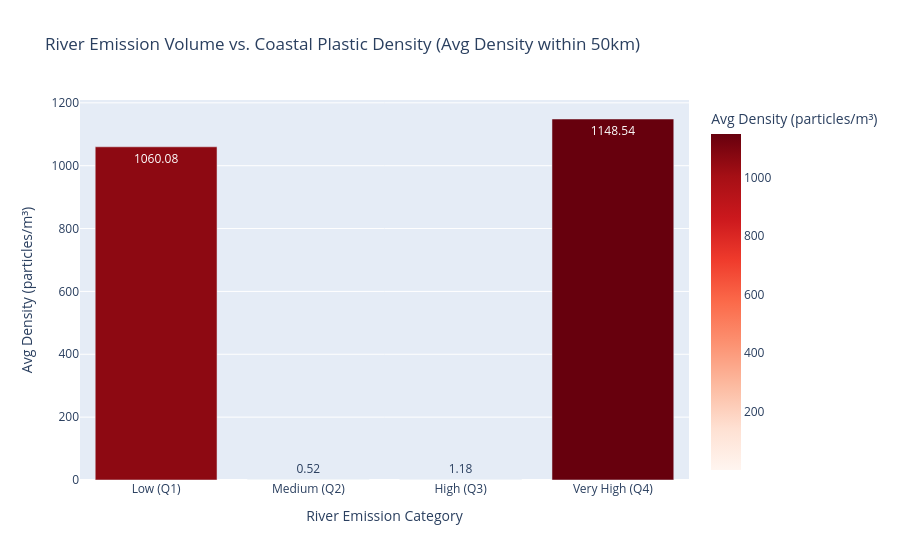
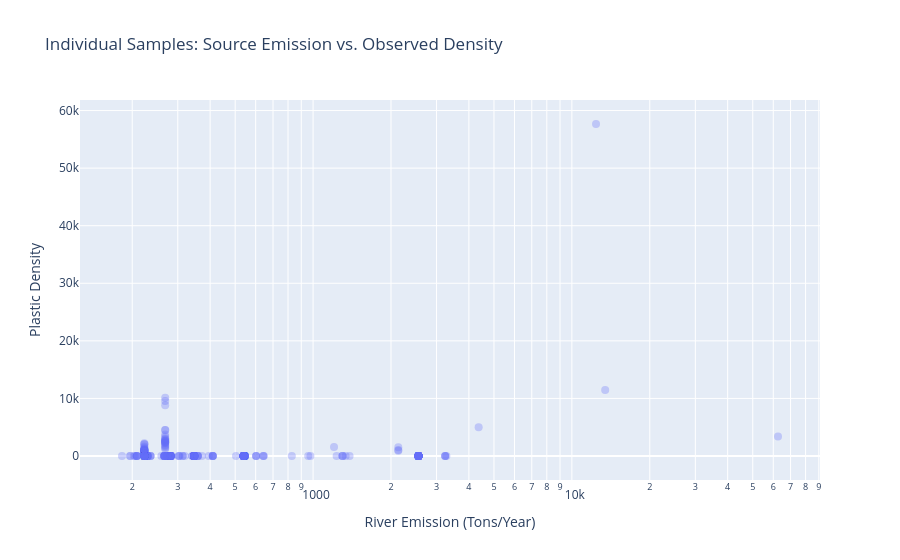

Notebook code for these charts, in order:
### Markdown cell above
### Bivariate analysis: source volume vs accumulation zone.

### Code cell
# 1. Load Data
print("Loading Emission Points (Top 1000)...")
emission_df = pd.read_sql("""
    SELECT lat, lon, emission_tons_year 
    FROM emission_points 
    ORDER BY emission_tons_year DESC 
    LIMIT 1000
""", engine)

print("Loading Plastic Samples...")
plastic_df = pd.read_sql("SELECT lat, lng, concentration FROM observed_plastic WHERE concentration > 0", engine)

# 2. Calculate Distance to Nearest River (Vectorized)
print("Calculating distances (this takes a moment)...")
R = 6371.0
rivers_rad = np.radians(emission_df[['lat', 'lon']].values)
plastic_rad = np.radians(plastic_df[['lat', 'lng']].values)

dlat = plastic_rad[:, None, 0] - rivers_rad[None, :, 0]
dlon = plastic_rad[:, None, 1] - rivers_rad[None, :, 1]
a = np.sin(dlat/2.0)**2 + np.cos(plastic_rad[:, None, 0]) * np.cos(rivers_rad[None, :, 0]) * np.sin(dlon/2.0)**2
c = 2 * np.arcsin(np.sqrt(a))
distances = R * c
min_dist = distances.min(axis=1)

plastic_df['dist_to_nearest_major_river'] = min_dist

# 3. Filter: Only plastic within 50km (Coastal Accumulation)
threshold = 50
coastal_plastic = plastic_df[plastic_df['dist_to_nearest_major_river'] <= threshold].copy()

if len(coastal_plastic) == 0:
    print(f"⚠️ No samples found within {threshold}km. Expanding to 200km...")
    threshold = 200
    coastal_plastic = plastic_df[plastic_df['dist_to_nearest_major_river'] <= threshold].copy()

print(f"Analyzing {len(coastal_plastic)} samples within {threshold}km of top 1000 rivers.")

# 4. Link Plastic to Nearest River's Emission Volume
min_indices = distances.argmin(axis=1)
# Map indices only for the filtered dataframe
filtered_indices = plastic_df.index.isin(coastal_plastic.index)
# We need to re-calculate min_indices for the filtered set to match the emission_df
# Actually, we can just use the global min_indices and filter them
coastal_plastic['nearest_river_idx'] = min_indices[filtered_indices]

emission_volumes = emission_df['emission_tons_year'].values
coastal_plastic['source_emission'] = emission_volumes[coastal_plastic['nearest_river_idx']]

# 5. Bin Emissions
coastal_plastic['emission_bin'] = pd.qcut(coastal_plastic['source_emission'], q=4, labels=['Low (Q1)', 'Medium (Q2)', 'High (Q3)', 'Very High (Q4)'])

# 6. Aggregate
summary = coastal_plastic.groupby('emission_bin', observed=True).agg(
    sample_count=('concentration', 'count'),
    avg_density=('concentration', 'mean'),
    max_density=('concentration', 'max'),
    avg_emission=('source_emission', 'mean')
).reset_index()

print("\n📊 Bivariate Analysis Summary:")
print(summary.to_string(index=False))

# 7. Visualization 1: Bar Chart
fig = px.bar(
    summary,
    x='emission_bin',
    y='avg_density',
    title=f'River Emission Volume vs. Coastal Plastic Density\n(Avg Density within {threshold}km)',
    labels={'emission_bin': 'River Emission Category', 'avg_density': 'Avg Density (particles/m³)'},
    color='avg_density',
    color_continuous_scale='Reds',
    text_auto='.2f'
)
fig.update_layout(showlegend=False)
fig.show()

# 8. Visualization 2: Scatter Plot 
if len(coastal_plastic) < 5000:
    fig2 = px.scatter(
        coastal_plastic,
        x='source_emission',
        y='concentration',
        title='Individual Samples: Source Emission vs. Observed Density',
        labels={'source_emission': 'River Emission (Tons/Year)', 'concentration': 'Plastic Density'},
        opacity=0.3,
        # trendline='ols'  <-- REMOVED THIS LINE
        log_x=True # Use log scale for X because emission ranges are huge
    )
    fig2.update_traces(marker=dict(size=8))
    fig2.show()
else:
    print("Skipping scatter plot (too many points).")

### Figure 1 — Plotly figure (JSON) as saved in the notebook; plotly's stock layout.template omitted (floating-point values rounded to 4 significant figures)
{"data": [{"hovertemplate": "River Emission Category=%{x}<br>Avg Density (particles/m³)=%{marker.color}<extra></extra>", "legendgroup": "", "marker": {"color": [1060.0, 0.5221, 1.181, 1149.0], "coloraxis": "coloraxis", "pattern": {"shape": ""}}, "name": "", "orientation": "v", "showlegend": false, "textposition": "auto", "texttemplate": "%{y:.2f}", "type": "bar", "x": ["Low (Q1)", "Medium (Q2)", "High (Q3)", "Very High (Q4)"], "xaxis": "x", "y": [1060.0, 0.5221, 1.181, 1149.0], "yaxis": "y"}], "layout": {"barmode": "relative", "coloraxis": {"colorbar": {"title": {"text": "Avg Density (particles/m³)"}}, "colorscale": [[0, "rgb(255,245,240)"], [0.125, "rgb(254,224,210)"], [0.25, "rgb(252,187,161)"], [0.375, "rgb(252,146,114)"], [0.5, "rgb(251,106,74)"], [0.625, "rgb(239,59,44)"], [0.75, "rgb(203,24,29)"], [0.875, "rgb(165,15,21)"], [1, "rgb(103,0,13)"]]}, "legend": {"tracegroupgap": 0}, "showlegend": false, "title": {"text": "River Emission Volume vs. Coastal Plastic Density\n(Avg Density within 50km)"}, "xaxis": {"anchor": "y", "domain": [0, 1], "title": {"text": "River Emission Category"}}, "yaxis": {"anchor": "x", "domain": [0, 1], "title": {"text": "Avg Density (particles/m³)"}}}}

### Figure 2 — Plotly figure (JSON) as saved in the notebook; plotly's stock layout.template omitted (floating-point values rounded to 4 significant figures; data arrays with more than 128 entries replaced by an {"elided": "..."} marker saying what was removed)
{"data": [{"hovertemplate": "River Emission (Tons/Year)=%{x}<br>Plastic Density=%{y}<extra></extra>", "legendgroup": "", "marker": {"color": "#636efa", "opacity": 0.3, "size": 8, "symbol": "circle"}, "mode": "markers", "name": "", "orientation": "v", "showlegend": false, "type": "scatter", "x": {"elided": "325 float values"}, "xaxis": "x", "y": {"elided": "325 float values"}, "yaxis": "y"}], "layout": {"legend": {"tracegroupgap": 0}, "title": {"text": "Individual Samples: Source Emission vs. Observed Density"}, "xaxis": {"anchor": "y", "domain": [0, 1], "title": {"text": "River Emission (Tons/Year)"}, "type": "log"}, "yaxis": {"anchor": "x", "domain": [0, 1], "title": {"text": "Plastic Density"}}}}
